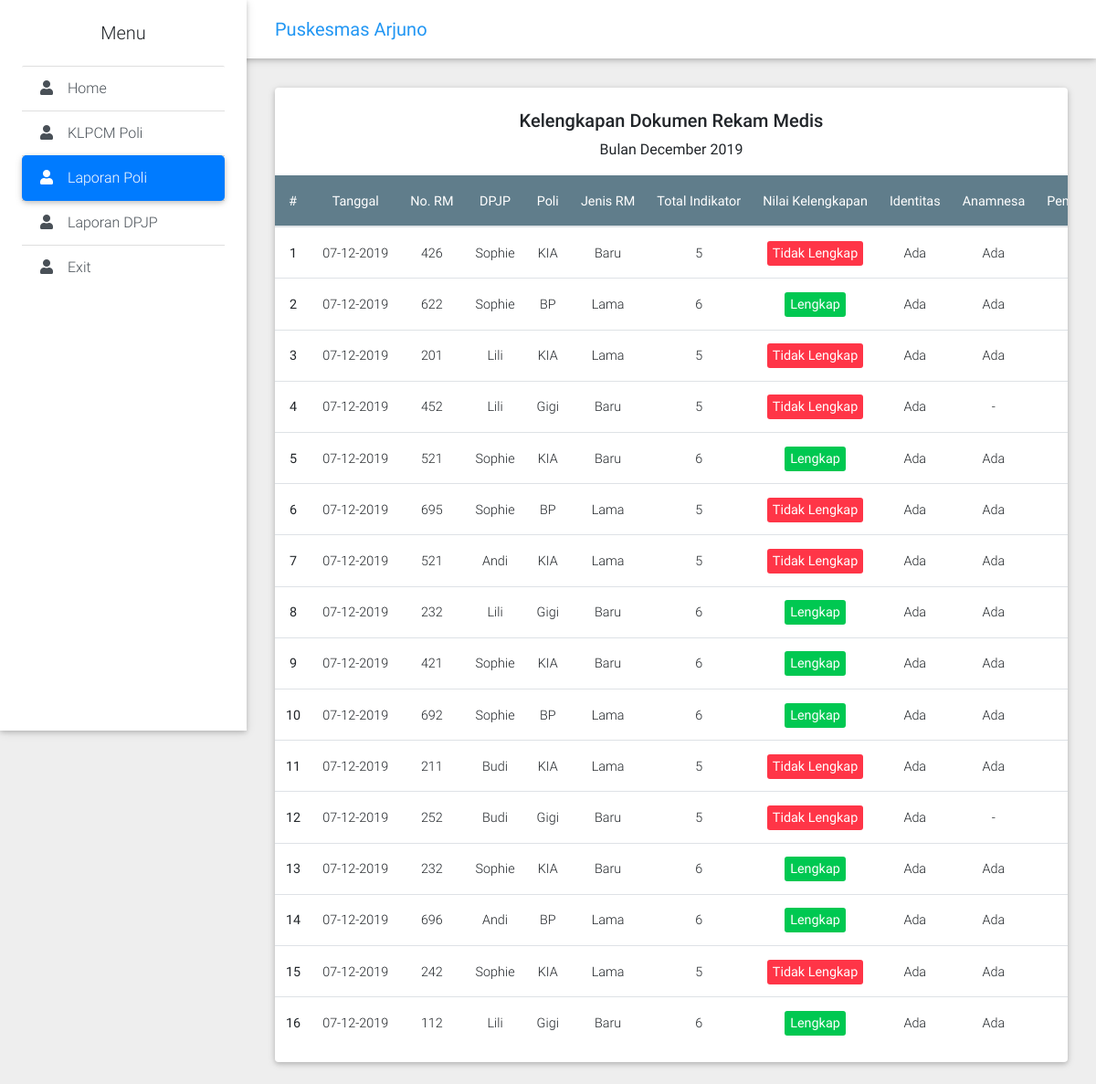
/index.php/laporan_poli, run on the app's committed database.
### tables this page shows
CREATE TABLE `rekam_medis` (
  `id` int(255) NOT NULL,
  `tanggal` int(255) NOT NULL,
  `no_rm` int(255) NOT NULL,
  `dpjp` int(255) NOT NULL,
  `poli` int(8) NOT NULL,
  `jenis_rm` int(8) NOT NULL,
  `identitas` int(8) NOT NULL,
  `anamnesa` int(8) NOT NULL,
  `pemeriksaan` int(8) NOT NULL,
  `diagnosa` int(8) NOT NULL,
  `terapi` int(8) NOT NULL,
  `paraf` int(8) NOT NULL,
  `indikator` int(8) NOT NULL,
  `kelengkapan` int(8) NOT NULL
);

CREATE TABLE `dpjp` (
  `id` int(255) NOT NULL,
  `nama_dokter` varchar(255) NOT NULL
);

CREATE TABLE `poli` (
  `id` int(255) NOT NULL,
  `nama` varchar(255) NOT NULL
);

### application/controllers/Laporan_Poli.php (called while the page is built, shortened)
<?php
class Laporan_Poli extends CI_Controller
{
	function __construct()
	{
		$this->load->model('rm_model');
	}
	public function index()
	{
		$items = $this->rm_model->fetchAll();
		$nomor = 1;
		foreach ($items as $item) {
			$item->nomor = $nomor++;
			$item->tanggal = date('d-m-Y', $item->tanggal);
			$item->jenis_rm = ($item->jenis_rm == 1 ? 'Baru' : 'Lama');
			$item->identitas = ($item->identitas == 1 ? 'Ada' : '-');
			$item->anamnesa = ($item->anamnesa == 1 ? 'Ada' : '-');
			$item->kelengkapan = ($item->kelengkapan > 0);
		}
		$data = [
			'items' => $items
		];
		$this->load->view('header');
		$this->load->view('laporan_poli', $data);
		$this->load->view('footer');
	}
}

### index.php (called while the page is built, shortened)
<?php
require_once BASEPATH.'core/CodeIgniter.php';

### application/models/rm_model.php (called while the page is built, shortened)
<?php
class RM_Model extends CI_Model
{
    private $_table = 'rekam_medis';
    public function fetchAll()
    {
        $this->db->select('rm.*, dpjp.nama_dokter, poli.nama as nama_poli');
        $this->db->from($this->_table . ' rm');
        $this->db->join('dpjp', 'rm.dpjp = dpjp.id', 'left');
        $this->db->join('poli', 'rm.poli = poli.id', 'left');
        $this->db->where("FROM_UNIXTIME(rm.tanggal,'%Y-%m')", date('Y-m'));
        $this->db->order_by('rm.tanggal desc, rm.id desc');
        $this->db->limit(100);
        $result = $this->db->get()->result();
        return $result;
    }
}

### application/views/laporan_poli.php (the view, shortened to what this page needs)
<div class="card mb-4 wow fadeIn d-flex">
  <div class="card-body p-0">
    <p class="h5 text-center mb-2 mt-4">
      Kelengkapan Dokumen Rekam Medis
    </p>
    <p class="text-center mb-3">
      Bulan <?php echo strftime('%B %Y'); ?>
    </p>
    <div class="table-responsive">
      <table class="table table-hover text-center text-nowrap">
        <thead class="blue-grey text-white">
          <tr>
            <th scope="col">#</th>
            <th scope="col">Tanggal</th>
            <th scope="col">No. RM</th>
            <th scope="col">DPJP</th>
            <th scope="col">Poli</th>
            <th scope="col">Jenis RM</th>
            <th scope="col">Total Indikator</th>
            <th scope="col">Nilai Kelengkapan</th>
            <th scope="col">Identitas</th>
            <th scope="col">Anamnesa</th>
            <th scope="col">Pemeriksaan</th>
          </tr>
        </thead>
        <tbody>
          <?php foreach ($items as $item) { ?>
            <tr>
              <th scope="row">
                <a href="<?php echo site_url('klpcm_poli/index/' . $item->id); ?>">
                  <?php echo $item->nomor; ?>
                </a>
              </th>
              <td><?php echo $item->tanggal; ?></td>
              <td><?php echo $item->no_rm; ?></td>
              <td><?php echo $item->nama_dokter; ?></td>
              <td><?php echo $item->nama_poli; ?></td>
              <td><?php echo $item->jenis_rm; ?></td>
              <td><?php echo $item->indikator; ?></td>
              <td>
                <a href="<?php echo site_url('klpcm_poli/index/' . $item->id); ?>" class="text-white <?php echo $item->kelengkapan ? 'success-color' : 'danger-color'; ?>" style="padding: 5px 6px; border-radius: 3px;">
                  <strong><?php echo $item->kelengkapan ? 'Lengkap' : 'Tidak Lengkap'; ?></strong>
                </a>
              </td>
              <td><?php echo $item->identitas; ?></td>
              <td><?php echo $item->anamnesa; ?></td>
              <td><?php echo $item->pemeriksaan; ?></td>
            </tr>
          <?php } ?>
        </tbody>
      </table>
    </div>
  </div>
</div>

### application/views/header.php (shortened to what this page needs)
<?php
$navs = [
  ['Home', 'home'],
  ['KLPCM Poli', 'klpcm_poli'],
  ['Laporan Poli', 'laporan_poli'],
  ['Laporan DPJP', 'laporan_dpjp'],
  ['Exit', 'logout']
];
foreach ($navs as $i => $nav) {
  $isCurrent = $nav[1] == $this->router->class;
  $navs[$i][1] = site_url($nav[1]);
  $navs[$i][2] = $isCurrent;
}
?>
<!doctype html>
<html lang="en">
<head>
  <link rel="stylesheet" href="https://use.fontawesome.com/releases/v5.8.2/css/all.css">
  <link href="<?php echo base_url('mdb/css/bootstrap.min.css'); ?>" rel="stylesheet">
  <link href="<?php echo base_url('mdb/css/mdb.min.css'); ?>" rel="stylesheet">
</head>
<body>
  <div class="container-for-admin">
    <header>
      <nav class="navbar fixed-top navbar-expand-lg navbar-light white scrolling-navbar">
        <div class="container-fluid">
          <a class="navbar-brand waves-effect ml-lg-3" href="https://mdbootstrap.com/docs/jquery/" target="_blank">
            <strong class="blue-text">Puskesmas Arjuno</strong>
          </a>
        </div>
      </nav>
      <div class="sidebar-fixed position-fixed">
        <a class="waves-effect mt-4 mb-3 d-flex justify-content-center">
          <h5>Menu</h5>
        </a>
        <div class="list-group list-group-flush">
          <?php foreach ($navs as $nav) { ?>
            <a href="<?php echo $nav[1]; ?>" class="list-group-item <?php echo $nav[2] ? 'active' : 'list-group-item-action' ?> waves-effect">
              <i class="fa fa-user mr-3"></i><?php echo $nav[0]; ?></a>
          <?php } ?>
        </div>
      </div>
    </header>
    <main class="pt-5 mx-lg-3">
      <div class="container-fluid mt-5">

### application/views/footer.php (shortened to what this page needs)
</div>
</main>
</div>
</body>
</html>

### application/views/header.php (style rules this page uses)
.sidebar-fixed { height: 100vh; width: 270px; -webkit-box-shadow: 0 2px 5px 0 rgba(0, 0, 0, .16), 0 2px 10px 0 rgba(0, 0, 0, .12); box-shadow: 0 2px 5px 0 rgba(0, 0, 0, .16), 0 2px 10px 0 rgba(0, 0, 0, .12); z-index: 1050; background-color: #fff; padding: 0 1.5rem 1.5rem }
.sidebar-fixed .list-group .active { -webkit-box-shadow: 0 2px 5px 0 rgba(0, 0, 0, .16), 0 2px 10px 0 rgba(0, 0, 0, .12); box-shadow: 0 2px 5px 0 rgba(0, 0, 0, .16), 0 2px 10px 0 rgba(0, 0, 0, .12); -webkit-border-radius: 5px; border-radius: 5px }
@media (min-width:1200px) { .navbar, .page-footer, main { padding-left: 270px } }
body { background-color: #eee; }

### data on the page
rekam_medis: nomor "1", tanggal "07-12-2019", no_rm "426", dpjp.nama_dokter "Sophie", poli.nama "KIA", jenis_rm "Baru", indikator "5", kelengkapan "Tidak Lengkap", identitas "Ada", anamnesa "Ada"
rekam_medis: jenis_rm "2", tanggal "07-12-2019", no_rm "622", dpjp.nama_dokter "Sophie", poli.nama "BP", jenis_rm "Lama", indikator "6", kelengkapan "Lengkap", identitas "Ada", anamnesa "Ada"
rekam_medis: nomor "3", tanggal "07-12-2019", no_rm "201", dpjp.nama_dokter "Lili", poli.nama "KIA", jenis_rm "Lama", indikator "5", kelengkapan "Tidak Lengkap", identitas "Ada", anamnesa "Ada"
rekam_medis: nomor "4", tanggal "07-12-2019", no_rm "452", dpjp.nama_dokter "Lili", poli.nama "Gigi", jenis_rm "Baru", indikator "5", kelengkapan "Tidak Lengkap", identitas "Ada", anamnesa "-"
rekam_medis: nomor "5", tanggal "07-12-2019", no_rm "521", dpjp.nama_dokter "Sophie", poli.nama "KIA", jenis_rm "Baru", indikator "6", kelengkapan "Lengkap", identitas "Ada", anamnesa "Ada"
rekam_medis: nomor "6", tanggal "07-12-2019", no_rm "695", dpjp.nama_dokter "Sophie", poli.nama "BP", jenis_rm "Lama", indikator "5", kelengkapan "Tidak Lengkap", identitas "Ada", anamnesa "Ada"
rekam_medis: nomor "7", tanggal "07-12-2019", no_rm "521", dpjp.nama_dokter "Andi", poli.nama "KIA", jenis_rm "Lama", indikator "5", kelengkapan "Tidak Lengkap", identitas "Ada", anamnesa "Ada"
rekam_medis: nomor "8", tanggal "07-12-2019", no_rm "232", dpjp.nama_dokter "Lili", poli.nama "Gigi", jenis_rm "Baru", indikator "6", kelengkapan "Lengkap", identitas "Ada", anamnesa "Ada"
rekam_medis: nomor "9", tanggal "07-12-2019", no_rm "421", dpjp.nama_dokter "Sophie", poli.nama "KIA", jenis_rm "Baru", indikator "6", kelengkapan "Lengkap", identitas "Ada", anamnesa "Ada"
rekam_medis: nomor "10", tanggal "07-12-2019", no_rm "692", dpjp.nama_dokter "Sophie", poli.nama "BP", jenis_rm "Lama", indikator "6", kelengkapan "Lengkap", identitas "Ada", anamnesa "Ada"
rekam_medis: nomor "11", tanggal "07-12-2019", no_rm "211", dpjp.nama_dokter "Budi", poli.nama "KIA", jenis_rm "Lama", indikator "5", kelengkapan "Tidak Lengkap", identitas "Ada", anamnesa "Ada"
rekam_medis: nomor "12", tanggal "07-12-2019", no_rm "252", dpjp.nama_dokter "Budi", poli.nama "Gigi", jenis_rm "Baru", indikator "5", kelengkapan "Tidak Lengkap", identitas "Ada", anamnesa "-"
rekam_medis: nomor "13", tanggal "07-12-2019", no_rm "232", dpjp.nama_dokter "Sophie", poli.nama "KIA", jenis_rm "Baru", indikator "6", kelengkapan "Lengkap", identitas "Ada", anamnesa "Ada"
rekam_medis: nomor "14", tanggal "07-12-2019", no_rm "696", dpjp.nama_dokter "Andi", poli.nama "BP", jenis_rm "Lama", indikator "6", kelengkapan "Lengkap", identitas "Ada", anamnesa "Ada"
rekam_medis: nomor "15", tanggal "07-12-2019", no_rm "242", dpjp.nama_dokter "Sophie", poli.nama "KIA", jenis_rm "Lama", indikator "5", kelengkapan "Tidak Lengkap", identitas "Ada", anamnesa "Ada"
rekam_medis: nomor "16", tanggal "07-12-2019", no_rm "112", dpjp.nama_dokter "Lili", poli.nama "Gigi", jenis_rm "Baru", indikator "6", kelengkapan "Lengkap", identitas "Ada", anamnesa "Ada"

### other printed values
$nav[0] "Home"
$nav[0] "KLPCM Poli"
$nav[0] "Laporan Poli"
$nav[0] "Laporan DPJP"
$nav[0] "Exit"
strftime('%B %Y') "December 2019"
